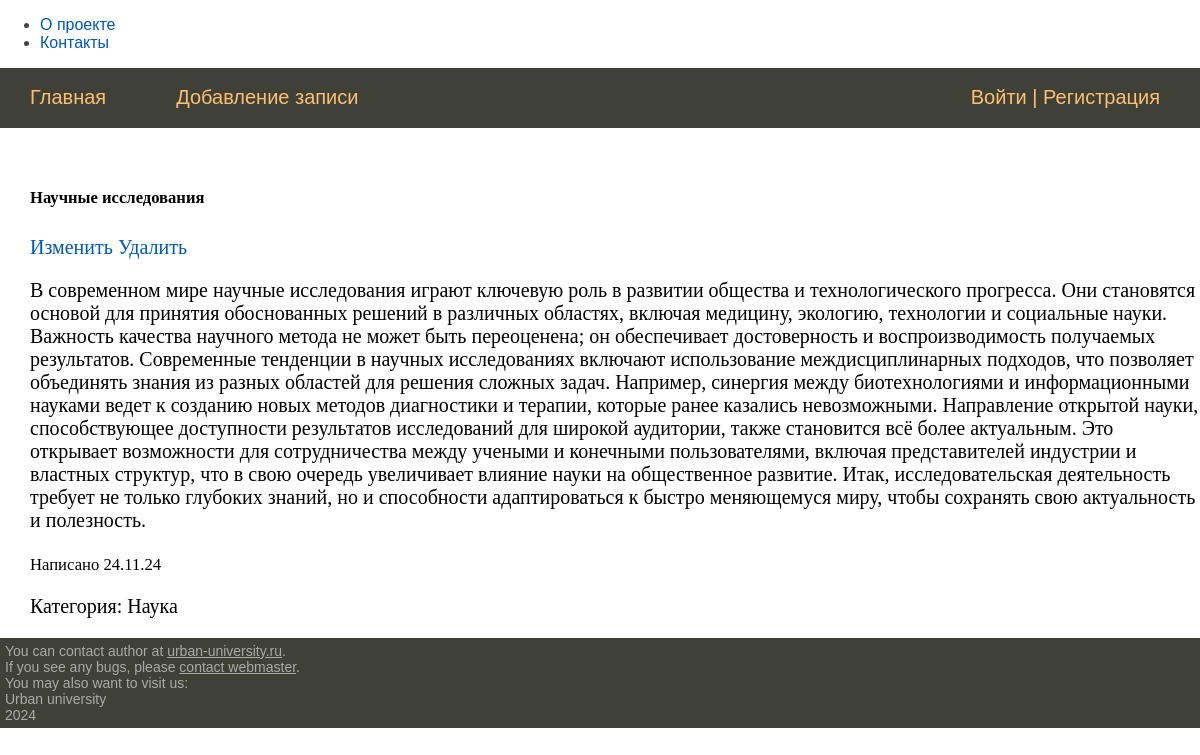
Screenshot of /post/3 with the database file from the repository.
### models/post.py (models this page shows, shortened)
class Post(db.Model):
    id = db.Column(db.Integer, primary_key=True)
    title = db.Column(db.String(100), nullable=False)
    content = db.Column(db.Text, nullable=False)
    time_create = db.Column(db.DateTime, default=datetime.now())
    category_id = db.Column(db.Integer, db.ForeignKey('category.id'), nullable=False)

class Category(db.Model):
    id = db.Column(db.Integer, primary_key=True)
    name = db.Column(db.String(100), nullable=False)
    posts = db.relationship('Post', backref='category', lazy=True)

### routers/posts.py (the view)
@post_route.route('/post/<int:post_id>')
def post(post_id):
    post = Post.query.get_or_404(post_id)
    return render_template('post/post.html', post=post)

### templates/post/post.html
{% extends 'base.html' %}
{% block content %}
  <div class="col-6 mx-auto">
    <div class="card my-3">
      <div class="card-body">
        <h5 class="card-title">{{ post.title }}</h5>
         <div class="d-flex">
          <a href="{{ url_for('posts.update_post', post_id=post.id) }}" class="btn btn-sm btn-outline-secondary me-2">Изменить</a>
          <a href="{{ url_for('posts.delete_post', post_id=post.id) }}" class="btn btn-sm btn-outline-danger">Удалить</a>
          </div>
        <p class="card-text">{{ post.content }}</p>
        <p class="card-text"><small class="text-muted">Написано {{ post.time_create.strftime('%d.%m.%y') }}</small></p>
        <p class="card-text">
          Категория: {{ post.category.name }}</a>
        </p>
      </div>
    </div>
</div>
{% endblock %}

### static/css/style.css (style rules this page uses)
html, body { font-family: 'Arial'; margin: 0; padding: 0; height: 100%; width: 100%; color: #444; }
a { color: #0059b2; text-decoration: none; }

### rows the page displays
Post: title "Научные исследования", content "В современном мире научные исследования играют ключевую роль в развитии общества и технологического прогресса. Они становятся основой для принятия обоснованных решений в различных областях, включая медицину, экологию, технологии и социальные науки. Важность качества научного метода не может быть переоценена; он обеспечивает достоверность и воспроизводимость получаемых результатов. Современные тенденции в научных исследованиях включают использование междисциплинарных подходов, что позволяет объединять знания из разных областей для решения сложных задач. Например, синергия между биотехнологиями и информационными науками ведет к созданию новых методов диагностики и терапии, которые ранее…", time_create "24.11.24"
Category: category.name "Наука"
